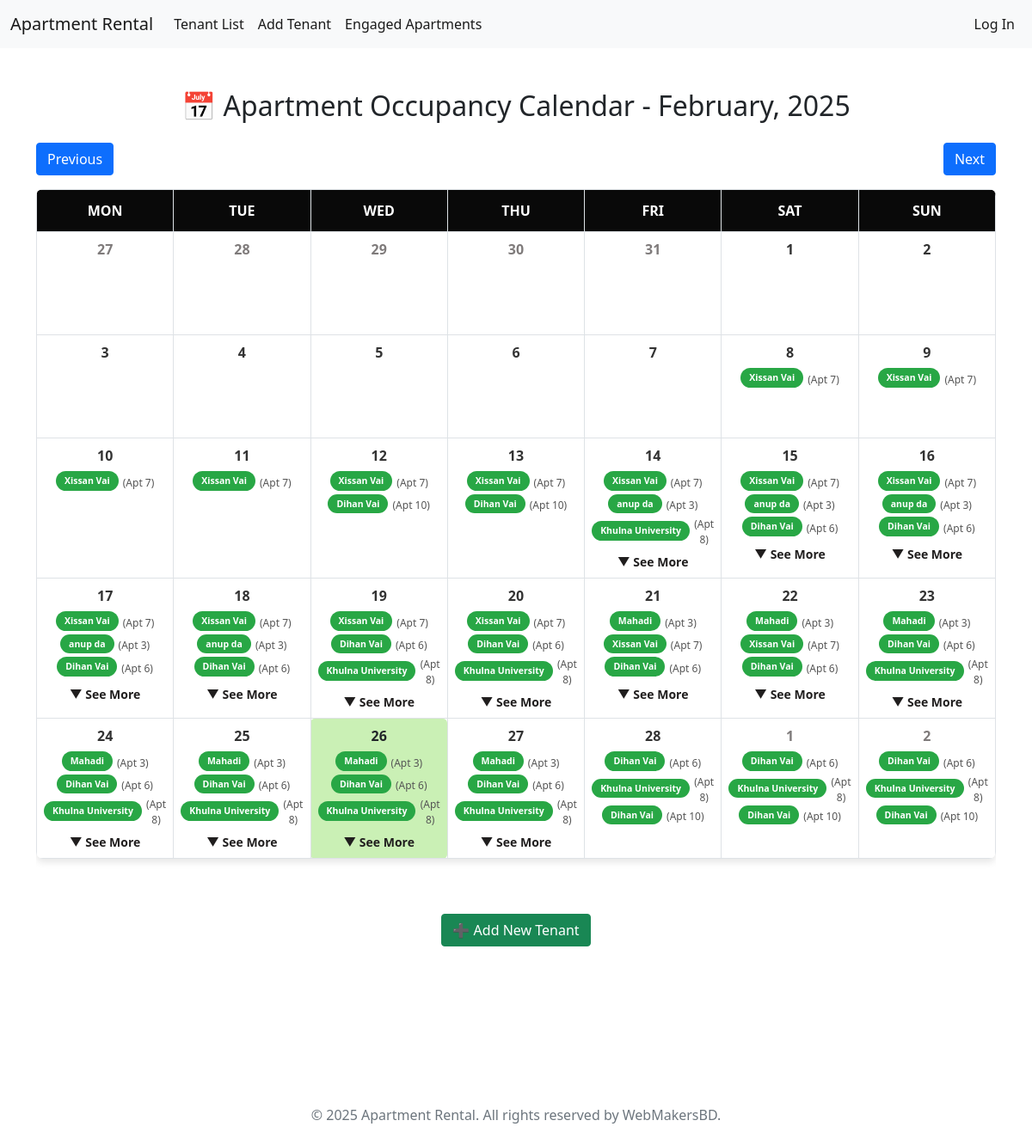
/calendar/2025/2/, run on the app's committed database.
### calendar_app/models.py (models this page shows, shortened)
class CalendarEvent(models.Model):
    tenant = models.ForeignKey(Tenant, on_delete=models.CASCADE)
    apartment = models.ForeignKey(Apartment, on_delete=models.CASCADE)
    start_date = models.DateField()
    end_date = models.DateField()

### tenants/models.py (models this page shows, shortened)
class Tenant(models.Model):
    choices = [
        ('will_arrive', 'Will Arrive'),
        ('living', 'Living'),
        ('moved_out', 'Moved Out'),
    ]
    name = models.CharField(max_length=50)
    contact = models.CharField(max_length=15)
    apartment = models.ForeignKey(Apartment, on_delete=models.CASCADE)
    move_in_date = models.DateTimeField()
    move_out_date = models.DateTimeField(null=True, blank=True)
    remarks = models.TextField(blank=True, null=True, help_text="Additional details about the tenant.")
    status = models.CharField(max_length=15, choices=choices,)

class Apartment(models.Model):
    number = models.PositiveIntegerField(unique=True)
    is_booked = models.BooleanField(default=False)

### calendar_app/views.py (the view)
# urls.py: path('<int:year>/<int:month>/', views.calendar_view, name='calendar_view'),
def calendar_view(request, year, month):
    today = datetime.today()  # Get today's date
    today_date = today.day  # Extract current day
    today_month = today.month  # Extract current month
    today_year = today.year  # Extract current year
    year = year or today.year  # Use provided year or fallback to current year
    if month > 12 or month < 1:
        month = today.month
    first_day_of_month = datetime(year, month, 1)
    _, total_days = calendar.monthrange(year, month)
    prev_month = month - 1 if month > 1 else 12
    prev_year = year if month > 1 else year - 1
    next_month = month + 1 if month < 12 else 1
    next_year = year if month < 12 else year + 1
    _, prev_month_days = calendar.monthrange(prev_year, prev_month)
    month_calendar = []  # Stores the entire month's calendar structure
    week = []  # Stores a single week's data
    first_weekday = first_day_of_month.weekday()  # Find the starting weekday (0 = Monday, 6 = Sunday)
    for i in range(first_weekday):
        day = prev_month_days - first_weekday + i + 1
        week.append({"day": day, "month": prev_month, "year": prev_year, "extra": True })
    for day in range(1, total_days + 1):
        week.append({"day": day, "month": month, "year": year, "extra": False})
        if len(week) == 7:  # If a full week is completed, push to month_calendar
            month_calendar.append(week)
            week = []
    next_day = 1
    while len(week) < 7:
        week.append({"day": next_day, "month": next_month, "year": next_year, "extra": True})
        next_day += 1
    if week:
        month_calendar.append(week)
    events = CalendarEvent.objects.filter(
        start_date__year__in=[prev_year, year, next_year],
        start_date__month__in=[prev_month, month, next_month]
    )
    for week in month_calendar:
        for day_info in week:
            date_obj = date(day_info["year"], day_info["month"], day_info["day"])
            day_info["tenants"] = events.filter(start_date__lte=date_obj, end_date__gte=date_obj)
    return render(request, 'calendar_app/calendar.html', {
        'current_date': first_day_of_month,
        'calendar_data': month_calendar,
        'today': today,
        'today_date': today_date,
        'today_month': today_month,
        'today_year': today_year,
        'year': year,
        'month': month,
        'prev_year': prev_year,
        'prev_month': prev_month,
        'next_year': next_year,
        'next_month': next_month,
    })

### templates/calendar_app/calendar.html (shortened to what this page needs)
{% extends "base.html" %}
{% load static %}
{% block extra_head %}
<link rel="stylesheet" href="{% static 'css/calendar_app/calendar.css' %}">
{% endblock %}
{% block content %}
<div class="container mt-5">
    <h2 class="text-center mb-4">📅 Apartment Occupancy Calendar - {{ current_date|date:"F, Y" }}</h2>
    <div class="d-flex justify-content-between mb-3">
        <a href="{% url 'calendar_view' year=prev_year month=prev_month %}" class="btn btn-primary">Previous</a>
        <a href="{% url 'calendar_view' year=next_year month=next_month %}" class="btn btn-primary">Next</a>
    </div>
    <div class="table-responsive">
        <table class="table table-bordered text-center calendar-table">
            <thead class="thead-dark">
                <tr>
                    <th>Mon</th>
                    <th>Tue</th>
                    <th>Wed</th>
                    <th>Thu</th>
                    <th>Fri</th>
                    <th>Sat</th>
                    <th>Sun</th>
                </tr>
            </thead>
            <tbody>
                {% for week in calendar_data %}
                <tr class="calendar-row">
                    {% for day in week %}
                        {% if day %}
                            {% if day.day == today_date and day.month == today_month and day.year == today_year %}
                                <td class="today-cell"
                                onclick="fetchEvents({{ day.year }}, {{ day.month }}, {{ day.day }})">
                                    <div>
                                        <span class="today">{{ day.day }}</span>
                                    </div>
                                    <div class="tenant-list">
                                        {% for tenant in day.tenants|slice:":3" %}
                                            <div class="tenant-item">
                                                <span class="badge tenant-badge">{{ tenant.tenant.name }}</span>
                                                <span class="apt-info">(Apt {{ tenant.apartment.number }})</span>
                                            </div>
                                        {% endfor %}
                                        {% if day.tenants|length > 3 %}
                                            <div class="more-tenants" data-toggle="tooltip" data-placement="top"
                                                title="{% for tenant in day.tenants|slice:"3:" %}{{ tenant.tenant.name }} (Apt {{ tenant.apartment.number }})
                                                {% endfor %}">
                                                &#x25BC; See More
                                            </div>
                                        {% endif %}
                                    </div>
                                </td>
                            {% else %}
                                <td class="calendar-cell {% if day.extra %}extra-month{% endif %}"
                                onclick="fetchEvents({{ day.year }}, {{ day.month }}, {{ day.day }})">
                                    <div>
                                        {% if day.extra %}
                                            <span class="extra-month-date">{{ day.day }}</span>
                                        {% else %}
                                            <span class="month-date">{{ day.day }}</span>
                                        {% endif %}
                                    </div>
                                    <div class="tenant-list">
                                        {% for tenant in day.tenants|slice:":3" %}
                                            <div class="tenant-item">
                                                <span class="badge tenant-badge">{{ tenant.tenant.name }}</span>
                                                <span class="apt-info">(Apt {{ tenant.apartment.number }})</span>
                                            </div>
                                        {% endfor %}
                                        {% if day.tenants|length > 3 %}
                                            <div class="more-tenants" data-toggle="tooltip" data-placement="top"
                                                title="{% for tenant in day.tenants|slice:"3:" %}{{ tenant.tenant.name }} (Apt {{ tenant.apartment.number }})
                                                {% if not forloop.last %}, {% endif %}
                                                {% endfor %}">
                                                &#x25BC; See More
                                            </div>
                                        {% endif %}
                                    </div>
                                </td>
                            {% endif %}
                        {% else %}
                            <td class="empty-cell"></td>
                        {% endif %}
                    {% endfor %}
                </tr>
                {% endfor %}
            </tbody>
        </table>
    </div>
    <br><br>
    <div class = "text-center">
        <a class="btn btn-success mb-3" href="{% url 'add_tenant' %}">
            ➕ Add New Tenant
          </a>
    </div>
</div>
{% endblock %}

### static/css/calendar_app/calendar.css (style rules this page uses)
.calendar-table { width: 100%; border-collapse: collapse; background-color: #ffffff; box-shadow: 0px 4px 8px rgba(0, 0, 0, 0.1); border-radius: 8px; overflow: hidden; }
.calendar-table th { background-color: rgb(9, 9, 9); color: #ffffff; font-weight: bold; padding: 12px; text-transform: uppercase; }
.calendar-row { height: 100px; }
.calendar-cell { position: relative; width: 140px; height: 120px; vertical-align: top; cursor: pointer; background-color: #f9f9f9; transition: background 0.3s ease, transform 0.2s ease; padding: 8px; border-radius: 5px; }
.today-cell { position: relative; width: 140px; height: 120px; vertical-align: top; cursor: pointer; background-color: #caf0b5 !important; transition: background 0.3s ease, transform 0.2s ease; padding: 8px; border-radius: 5px; }
.extra-month-date, .month-date { font-size: 16px; font-weight: bold; color: #333; text-align: center; margin-bottom: 6px; }
.extra-month-date { color: #7f7b7b; font-weight: semi-bold; }
.today { font-weight: bold; }
.tenant-list { margin-top: 6px; }
.tenant-item { display: flex; align-items: center; justify-content: center; font-size: 14px; }
.tenant-badge { background-color: #28a745 !important; color: #ffffff; font-weight: bold; padding: 6px 10px; border-radius: 20px; margin-bottom: 4px; }
.apt-info { font-size: 12px; color: #555; margin-left: 5px; }
.more-tenants { margin-top: 6px; font-size: 14px; font-weight: bold; color: rgb(32, 30, 30); cursor: pointer; display: flex; align-items: center; justify-content: center; }

### data on the page
CalendarEvent: tenant.name "Xissan Vai", apartment.number "7"
CalendarEvent: tenant.name "Dihan Vai", apartment.number "10"
CalendarEvent: tenant.name "anup da", apartment.number "3"
CalendarEvent: tenant.name "Khulna University", apartment.number "8"
CalendarEvent: tenant.name "Dihan Vai", apartment.number "6"
CalendarEvent: tenant.name "Mahadi", apartment.number "3"

### other printed values
{{ current_date|date:"F, Y" }} "February, 2025"
{{ day.day }} "27" "28" "29" "30" "31" "1" "2"
{{ day.day }} "1" "2" "3" "4" "5" "6" "7" "8" "9" "10" "11" "12" "13" "14" "15" "16" "17" "18" "19" "20" "21" "22" "23" "24" "25" "27" "28"
{{ day.day }} "26"
